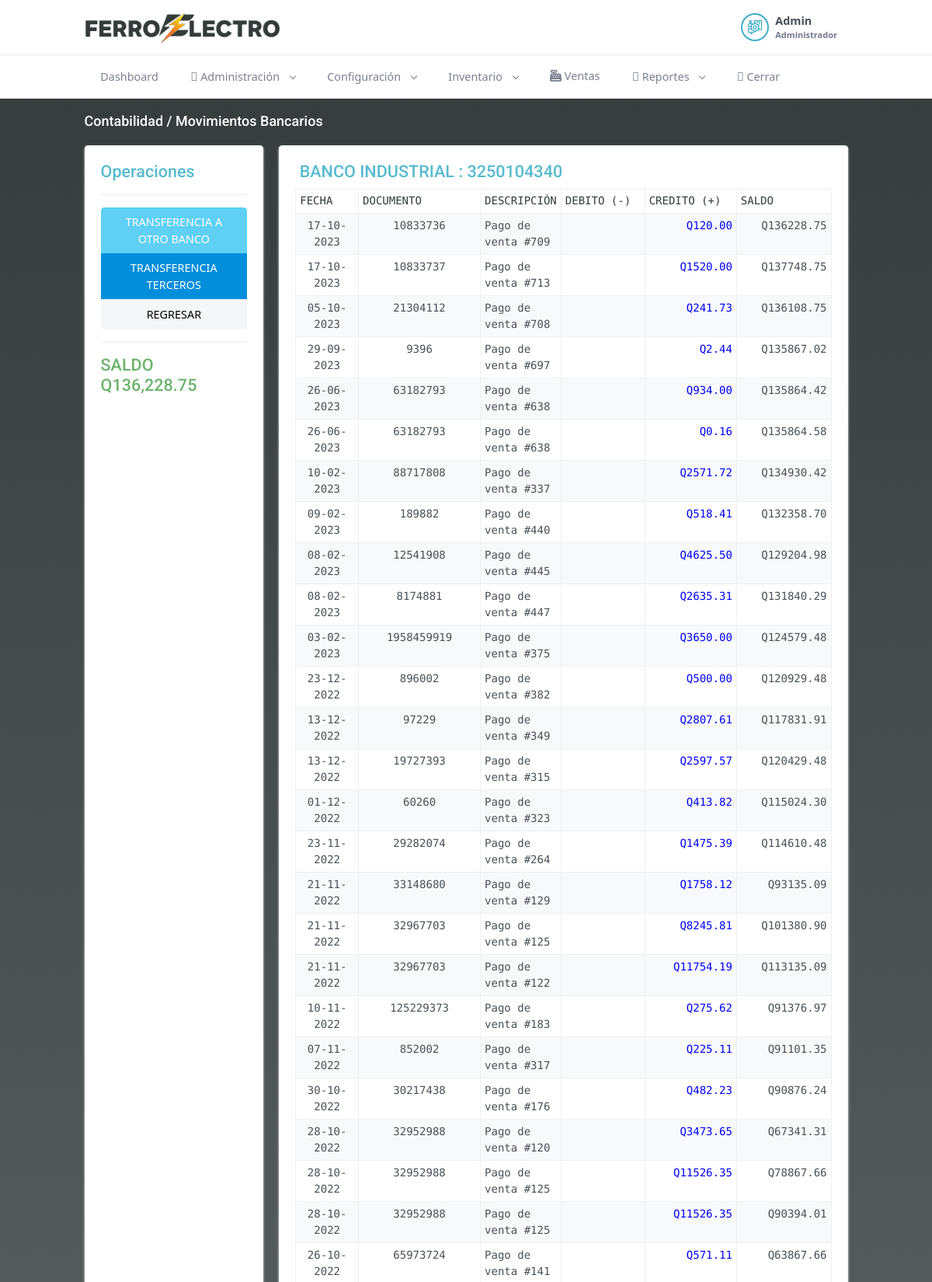
The app's page /contabilidad/cuentas_bancos/saldos_banco/1 (signed in, upper part) with its own data.
### tables this page shows
CREATE TABLE `bancos` (
  `id` int(11) NOT NULL,
  `nombre_banco` varchar(300) NOT NULL,
  `cuenta` varchar(30) NOT NULL,
  `tipo_cuenta` int(11) NOT NULL,
  `monedaid` int(11) NOT NULL,
  `saldo_inicial` float(10,2) NOT NULL DEFAULT 0.00,
  `cuenta_contable_id` int(11) NOT NULL,
  `logo` varchar(30) NOT NULL,
  `status` int(11) NOT NULL DEFAULT 1
);

CREATE TABLE `pagos` (
  `id` int(11) NOT NULL,
  `idusuario` int(11) NOT NULL,
  `idventa` int(11) NOT NULL,
  `fecha_pago` date NOT NULL,
  `monto` decimal(10,2) NOT NULL,
  `doc` int(11) NOT NULL,
  `bancoid` int(11) NOT NULL
);

### application/controllers/contabilidad/Cuentas_bancos.php (called while the page is built, shortened)
<?php
class Cuentas_bancos extends CI_Controller {
    public function saldos_banco($idb)
    {
        $d['title'] = 'Contabilidad';
        $h['title'] =  $d['title'];
		$d['msg'] = '';
        $d['polizas'] = $this->model->get_polizas_bancos();
        $d['banco'] = $this->model->get_banco($idb);
        $d['bancos'] = $this->model->all_bancos_except($idb);
        $d['deudores'] = $this->model->get_deudores();
        $saldoInicial = $d['banco'][0]['saldo_inicial'];
        $gastos = $this->model->get_gastos_banco($idb);
        $abonos = $this->model->get_abonos_banco($idb);
        $mergedArray = array_merge($gastos, $abonos);
        $arrayMovs = [];
        foreach($mergedArray as $m){
            if(array_key_exists('bancoid', $m)){
                $fecha = $m['fecha_pago'];
                $doc = $m['doc'];
                $descripcion = 'Pago de venta #' . $m['idventa'];
                $tipo = 'Ingreso';
                $monto = $m['monto'];
            }
            $array = array(
                'fecha'         =>  $fecha,
                'doc'           =>  $doc,
                'descripcion'   =>  $descripcion,
                'tipo'          =>  $tipo,
                'monto'         =>  $monto,
            );
            array_push($arrayMovs, $array);
        }
        usort($arrayMovs, 'sortByFechaAsc');
        $movimientosSaldos = [];
        $saldo = $saldoInicial;
        $totalMovs = count($arrayMovs) + 1;
        $c = 1;
        $k = 0;
        while($c <= $totalMovs){
            if($c == 1){
                $monto = $saldo;
                $fecha = '';
                $doc = '';
                $descripcion = 'Saldo Inicial';
                $tipo = '';
            }else{
                $fecha = $arrayMovs[$k]['fecha'];
                $doc = $arrayMovs[$k]['doc'];
                $descripcion = $arrayMovs[$k]['descripcion'];
                $tipo = $arrayMovs[$k]['tipo'];
                $monto = $arrayMovs[$k]['monto'];
                if($tipo == 'Egreso'){
                    $saldo = $saldo - $monto;
                }elseif($tipo == 'Ingreso'){
                    $saldo = $saldo + $monto;
                }
                $saldo = number_format($saldo, 2, '.', '');
                $k++;
            }
            $array = array(
                'fecha'         =>  $fecha,
                'doc'           =>  $doc,
                'descripcion'   =>  $descripcion,
                'tipo'          =>  $tipo,
                'monto'         =>  $monto,
                'saldo'         =>  $saldo
            );
            array_push($movimientosSaldos, $array);
            $c++;
        }
        usort($movimientosSaldos, 'sortByFechaDesc');
        $d['movimientos'] = $movimientosSaldos;
        $this->load->view('header_view', $h);
		$this->load->view('contabilidad/movimientos_bancarios_view', $d);
        $this->load->view('footer_view', $h);
    }
}

### index.php (called while the page is built, shortened)
<?php
require_once BASEPATH.'core/CodeIgniter.php';

### application/models/Model.php (called while the page is built, shortened)
<?php
class Model extends CI_Model
{
  public function get_banco($id){
    $str = 'bancos.id idbanco, bancos.nombre_banco, bancos.cuenta, bancos.tipo_cuenta, bancos.monedaid, bancos.saldo_inicial, bancos.logo, bancos.status, ';
    $str .= 'monedas.id idmoneda, monedas.moneda, monedas.simbolo, monedas.status statusmoneda';
    $q= $this
        ->db
        ->select($str)
	      ->from('bancos')
        ->where('bancos.id', $id)
        ->join('monedas', 'monedas.id = bancos.monedaid')
        ->get();
    if($q->num_rows() > 0) {
      return $q->result_array();
    }
    return array();
  }
  public function get_abonos_banco($idb){
    $q= $this
        ->db
        ->select('*')
	      ->from('pagos')
        ->where('bancoid', $idb)
        ->get();
    if($q->num_rows() > 0) {
      return $q->result_array();
    }
    return array();
  }
}

### application/views/contabilidad/movimientos_bancarios_view.php (the view, shortened to what this page needs)
<div class="main-content">
    <div class="page-content">
        <div class="container-fluid">
            <div class="row">
                <div class="col-12">
                    <div class="page-title-box d-flex align-items-center justify-content-between">
                        <h4 class="mb-0"><?= $title . ' / Movimientos Bancarios' ?></h4>
                    </div>
                </div>
            </div>
            <div class="row">
                <div class="col-xl-3">
                    <div class="card card-h-100">
                        <div class="card-body">
                            <h4 class="tituloAzul">Operaciones</h4>
                            <hr>
                            <div class="btn-group-vertical" style="width: 100%;">
                                <a href="javascript:void(0);" class="btn btn-info btn-block"  data-idb="<?= $banco[0]['idbanco'] ?>" data-bs-toggle="modal" data-bs-target="#procesarModal">TRANSFERENCIA A OTRO BANCO</a>
                                <a href="javascript:void(0);" class="btn btn-primary btn-block"  data-idb="<?= $banco[0]['idbanco'] ?>" data-bs-toggle="modal" data-bs-target="#procesarModal2">TRANSFERENCIA TERCEROS</a>
                                <a href="<?= base_url('contabilidad/cuentas_bancos') ?>" class="btn btn-light">REGRESAR</a>
                            </div>
                            <hr>
                            <h4 style="color: #6bb36b;">SALDO Q<?= number_format($movimientos[0]['saldo'], 2, '.', ',') ?></h4>
                        </div>
                    </div>
                </div>
                <div class="col-xl-9">
                    <div class="card card-h-100">
                        <div class="card-body">
                            <h4 class="tituloAzul">
                                <?= $banco[0]['nombre_banco'] . ' : ' . $banco[0]['cuenta'] ?>
                            </h4>
                            <div class="table-responsive">
                                <table id="movimientosbancos" class="table table-striped table-bordered table-condensed table-hovered table-selected" style="width:100%">
                                    <thead>
                                        <tr>
                                            <th>FECHA</th>
                                            <th>DOCUMENTO</th>
                                            <th>DESCRIPCIÓN</th>
                                            <th>DEBITO (-)</th>
                                            <th>CREDITO (+)</th>
                                            <th>SALDO</th>
                                        </tr>
                                    </thead>
                                    <tbody>
                                        <?php
                                        foreach($movimientos as $m){
                                        ?>
                                        <tr>
                                            <?php
                                            if($m['descripcion'] == 'Saldo Inicial'){
                                            ?>
                                            <td style="width: 100px; text-align: center;">---</td>
                                            <td style="width: 200px; text-align: center;">---</td>
                                            <td><?= $m['descripcion'] ?></td>
                                            <td style="width: 140px; text-align: right;">---</td>
                                            <td style="width: 140px; text-align: right;">---</td>
                                            <?php
                                            }else{
                                            ?>
                                            <td style="width: 100px; text-align: center;"><?= date('d-m-Y', strtotime($m['fecha'])) ?></td>
                                            <td style="width: 200px; text-align: center;"><?= $m['doc'] ?></td>
                                            <td><?= $m['descripcion'] ?></td>
                                            <td style="width: 140px; text-align: right;">
                                            </td>
                                            <td style="width: 140px; text-align: right;">
                                                <?= ($m['tipo'] == 'Ingreso')?'<span style="color:blue;">Q'.$m['monto'].'</span>':'' ?>
                                            </td>
                                            <?php
                                            }
                                            ?>
                                            <td style="width: 140px; text-align: right;">
                                                <?= 'Q'.$m['saldo'] ?>
                                            </td>
                                        </tr>
                                        <?php
                                        }
                                        ?>
                                    </tbody>
                                </table>
                            </div>
                        </div>
                    </div>
                </div>
            </div>
        </div>
    </div>

### assets/login/css/login.css (style rules this page uses)
#bodyall { background: #343b3a; background: -moz-linear-gradient(180deg, #343b3a 0%, #5a5f5f 52%, rgba(255,255,255,1) 100%); background: -webkit-linear-gradient(180deg, #343b3a 0%, #5a5f5f 52%, rgba(255,255,255,1) 100%); background: linear-gradient(180deg, #343b3a 0%, #5a5f5f 52%, rgba(255,255,255,1) 100%); filter: progid:DXImageTransform.Microsoft.gradient(startColorstr="#343b3a",endColorstr="#ffffff",GradientType=1); }
.page-title-box > h4 { color: #fff !important; }
label, th { color: #343b3a; }

### application/views/contabilidad/movimientos_bancarios_view.php (style rules this page uses)
table { font-family: 'Source Code Pro', monospace; font-size: 14px; }
.table > :not(caption) > * > * { padding: 5px; }
.tituloAzul { color: #56bacf; }

### records on screen
bancos: nombre_banco "BANCO INDUSTRIAL", cuenta "3250104340"
pagos: fecha_pago "17-10-2023", doc "10833736", descripcion "Pago de venta #709", monto "120.00", saldo "136228.75"
pagos: fecha_pago "17-10-2023", doc "10833737", descripcion "Pago de venta #713", monto "1520.00", saldo "137748.75"
pagos: fecha_pago "05-10-2023", doc "21304112", descripcion "Pago de venta #708", monto "241.73", saldo "136108.75"
pagos: fecha_pago "29-09-2023", doc "9396", descripcion "Pago de venta #697", monto "2.44", saldo "135867.02"
pagos: fecha_pago "26-06-2023", doc "63182793", descripcion "Pago de venta #638", monto "934.00", saldo "135864.42"
pagos: fecha_pago "26-06-2023", doc "63182793", descripcion "Pago de venta #638", monto "0.16", saldo "135864.58"
pagos: fecha_pago "10-02-2023", doc "88717808", descripcion "Pago de venta #337", monto "2571.72", saldo "134930.42"
pagos: fecha_pago "09-02-2023", doc "189882", descripcion "Pago de venta #440", monto "518.41", saldo "132358.70"
pagos: fecha_pago "08-02-2023", doc "12541908", descripcion "Pago de venta #445", monto "4625.50", saldo "129204.98"
pagos: fecha_pago "08-02-2023", doc "8174881", descripcion "Pago de venta #447", monto "2635.31", saldo "131840.29"
pagos: fecha_pago "03-02-2023", doc "1958459919", descripcion "Pago de venta #375", monto "3650.00", saldo "124579.48"
pagos: fecha_pago "23-12-2022", doc "896002", descripcion "Pago de venta #382", monto "500.00", saldo "120929.48"
pagos: fecha_pago "13-12-2022", doc "97229", descripcion "Pago de venta #349", monto "2807.61", saldo "117831.91"
pagos: fecha_pago "13-12-2022", doc "19727393", descripcion "Pago de venta #315", monto "2597.57", saldo "120429.48"
pagos: fecha_pago "01-12-2022", doc "60260", descripcion "Pago de venta #323", monto "413.82", saldo "115024.30"
pagos: fecha_pago "23-11-2022", doc "29282074", descripcion "Pago de venta #264", monto "1475.39", saldo "114610.48"
pagos: fecha_pago "21-11-2022", doc "33148680", descripcion "Pago de venta #129", monto "1758.12", saldo "93135.09"
pagos: fecha_pago "21-11-2022", doc "32967703", descripcion "Pago de venta #125", monto "8245.81", saldo "101380.90"
pagos: fecha_pago "21-11-2022", doc "32967703", descripcion "Pago de venta #122", monto "11754.19", saldo "113135.09"
pagos: fecha_pago "10-11-2022", doc "125229373", descripcion "Pago de venta #183", monto "275.62", saldo "91376.97"
pagos: fecha_pago "07-11-2022", doc "852002", descripcion "Pago de venta #317", monto "225.11", saldo "91101.35"
pagos: fecha_pago "30-10-2022", doc "30217438", descripcion "Pago de venta #176", monto "482.23", saldo "90876.24"
pagos: fecha_pago "28-10-2022", doc "32952988", descripcion "Pago de venta #120", monto "3473.65", saldo "67341.31"
pagos: fecha_pago "26-10-2022", doc "65973724", descripcion "Pago de venta #141", monto "571.11", saldo "63867.66"

### other values on screen
$_SESSION['nombre'] "Admin"
$_SESSION['rolname'] "Administrador"
$title "Contabilidad"
$movimientos[0]['saldo'] "136,228.75"
date('d-m-Y', strtotime($m['fecha'])) "28-10-2022"
$m['doc'] "32952988"
$m['descripcion'] "Pago de venta #125"
$m['monto'] "11526.35"
$m['saldo'] "78867.66"
$m['saldo'] "90394.01"
